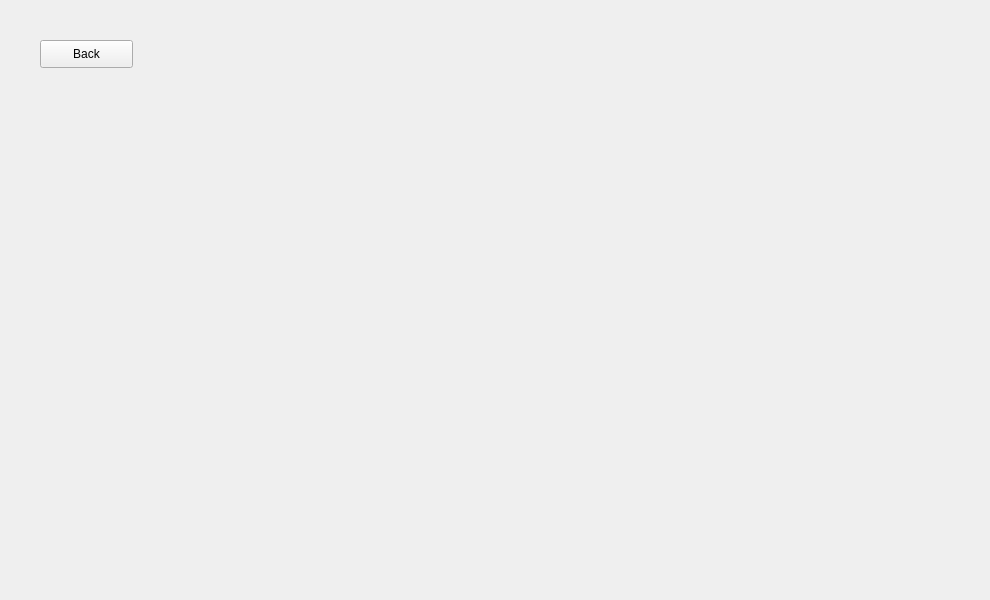
<?xml version="1.0" encoding="UTF-8"?>
<ui version="4.0">
 <class>MazeWindow</class>
 <widget class="QWidget" name="MazeWindow">
  <property name="geometry">
   <rect>
    <x>0</x>
    <y>0</y>
    <width>990</width>
    <height>600</height>
   </rect>
  </property>
  <property name="windowTitle">
   <string notr="true">Maze</string>
  </property>
  <widget class="QPushButton" name="Button_Back">
   <property name="geometry">
    <rect>
     <x>40</x>
     <y>40</y>
     <width>93</width>
     <height>28</height>
    </rect>
   </property>
   <property name="text">
    <string>Back</string>
   </property>
  </widget>
 </widget>
 <resources/>
 <connections/>
</ui>
